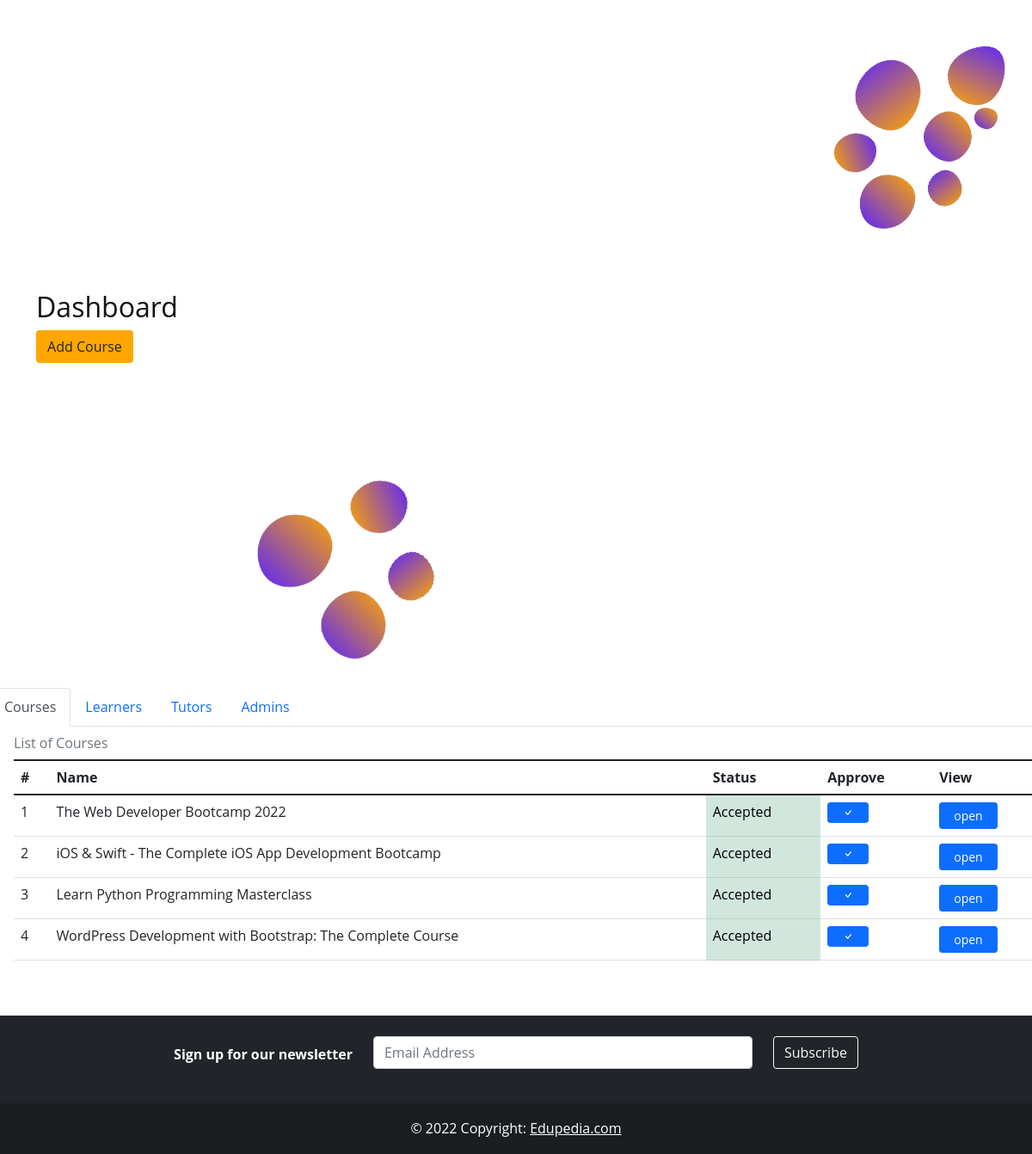
The app's page /server/homeAdmin.php, older data.
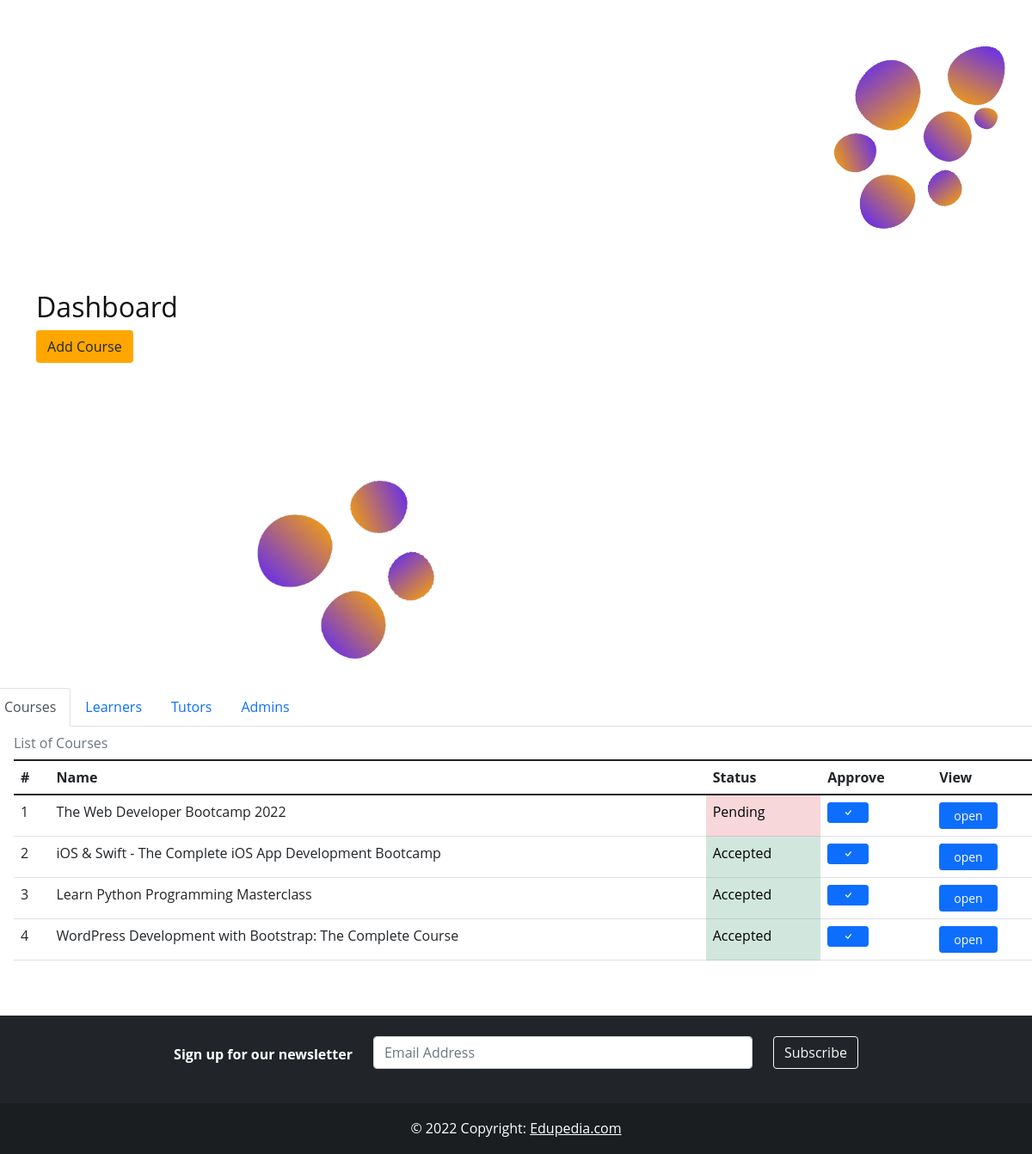
The same page, newer data.
### tables this page shows
CREATE TABLE `course` (
  `id` int(11) NOT NULL,
  `name` varchar(255) NOT NULL,
  `image` varchar(255) NOT NULL,
  `content` varchar(255) NOT NULL,
  `description` varchar(255) NOT NULL,
  `level` varchar(255) NOT NULL,
  `price` int(11) NOT NULL,
  `rating` int(11) NOT NULL,
  `status` int(11) NOT NULL,
  `category` int(11) NOT NULL,
  `tutor_id` int(11) NOT NULL,
  `admin_id` int(11) DEFAULT NULL
);

### server/homeAdmin.php (the view, shortened to what this page needs)
<html>
<?php
include_once 'database.php';
?>
<?php
$sql3 = "SELECT id,name,status FROM course";
$result3 = $conn->query($sql3);
?>
<table class="table caption-top ms-3" id="courseData">
    <caption>List of Courses</caption>
    <thead>
        <tr>
            <th scope="col">#</th>
            <th scope="col">Name</th>
            <th scope="col">Status</th>
            <th scope="col">Approve</th>
            <th scope="col">View</th>
        </tr>
    </thead>
    <tbody>
        <?php
        while ($row3 = $result3->fetch_assoc()) {
        ?>
            <tr>
                <td><?php echo $row3['id'] ?></td>
                <td><?php echo $row3['name'] ?></td>
                <?php
                if ($row3['status'] == 0) {
                ?>
                    <td class="table-danger">Pending</td>
                <?php
                } else {
                ?>
                    <td class="table-success">Accepted</td>
                <?php
                }
                ?>
                <td><button type="button" class="btn btn-primary btn-sm px-3" onclick="location.href='courses.php?id=<?php echo $row3['id'] ?>'">
                        <i class="bi bi-check"></i>
                    </button></td>
                <td><button type="button" class="btn btn-primary btn-sm px-3" onclick="location.href='courses.php?id=<?php echo $row3['id'] ?>'">
                        open
                    </button></td>
            </tr>
        <?php
        }
        ?>
    </tbody>
</table>
</html>

### server/database.php (shortened to what this page needs)
<html>
</html>

### server/styles/styles.css (style rules this page uses)
:root { --primary: #5B25FF; --dark: rgb(17, 16, 16); --body: #363EE0; --box-shadow: 2px 3px 5px grey; --active:#FFA700; --font:"Open Sans", sans-serif; }
#body { font-family: "Open Sans", sans-serif; line-height: 1.7; color: var(--dark); background-image: url(../images/Background.png); background-repeat: no-repeat; background-position-x: right; background-position-y: top; background-size: 260px; }
#link { background-color: var(--active); }
#title { margin-bottom: 40px; }
#intro { background-image: url(../images/Background2.png); background-repeat: no-repeat; background-position-x:30ch; background-position-y: bottom; background-size: 260px; }
body { font-family: 'Lato', sans-serif; }
body { font-family: Arail, sans-serif; }

Row changes from the older to the newer data that the page shows:
changed course "The Web Developer Bootcamp 2022": status "Accepted" → "Pending"
